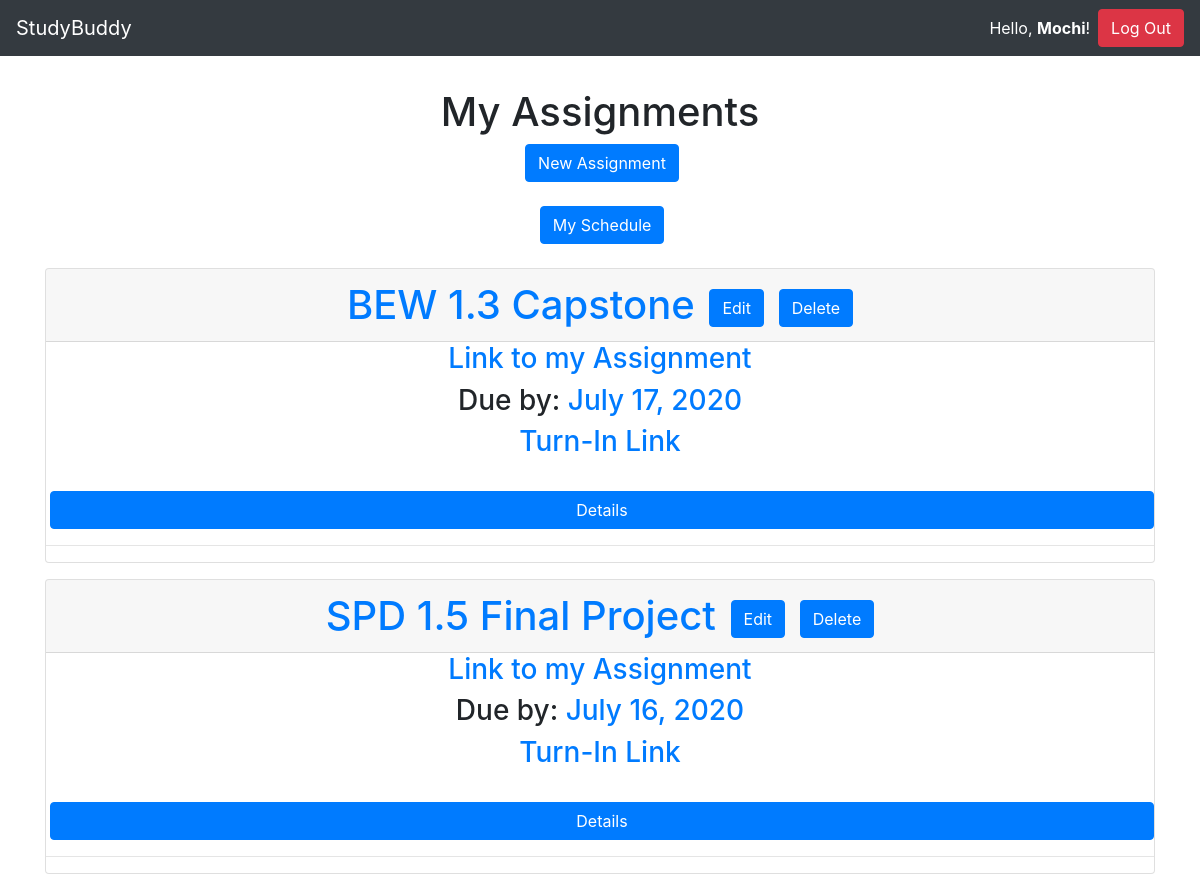
The app's page / (signed in) with its own data.
### assignments/models.py (models this page shows, shortened)
class Assignment(models.Model):
    assignment_name = models.CharField(max_length = 25)
    assignment_link = models.URLField(max_length=200)
    description = models.TextField(help_text="Write the description here.")
    due_date = models.DateField()
    dropbox = models.URLField(max_length = 200)
    slug = models.CharField(max_length=settings.ASSIGNMENT_TITLE_MAX_LENGTH, blank = True, editable = False,
    help_text = "Unique URL Path to access this page.")
    class Meta: #Plural vers of Assignments
        verbose_name_plural = 'Assignments'

### assignments/views.py (the view)
# urls.py: path('', views.index, name="home"),
def index(request):
    assignments_list = Assignment.objects.order_by('-due_date')[:5]
    context = {'assignments_list': assignments_list}
    return render(request, 'assignments/index.html', context)

### assignments/templates/assignments/index.html
{% extends 'base.html' %}
{% block content %}
{% if request.user.is_authenticated %}
{% if assignments_list %}
<center><h1>My Assignments</h1>
<a href="{% url 'new' %}" class="btn btn-primary ml-1">New Assignment</a><br><br>
<a href="{% url 'schedule' %}" class="btn btn-primary ml-1">My Schedule</a><br><br>
</center>
{% for assignment in assignments_list %}
{% include "partials/card.html" %}
{% endfor %}
{% else %}
<center>
<h1>No Assignments.</h1>
<a href="{% url 'new' %}" class="btn btn-primary ml-1">New Assignment</a><br><br>
</center>
{% endif %}
{% else %}
<center><h1>StudyBuddy</h1>
<h2>Log In/Sign Up to Begin!</h2>
</center>
{% endif %}
{% endblock %}

### accounts/templates/base.html (shortened to what this page needs)
<!doctype html>
<html lang="en">
  <head>
    <link rel="stylesheet" href="https://stackpath.bootstrapcdn.com/bootstrap/4.3.1/css/bootstrap.min.css"
>
  </head>
  <body>
    <nav class="navbar navbar-expand-md navbar-dark bg-dark">
      <a class="navbar-brand" href="{% url 'home' %}"> StudyBuddy</a>
      {% if request.user.is_authenticated %}
      <form class="form-inline ml-auto">
        <div class="text-white">Hello, <strong>{{ user.username }}</strong>!</div>
        <a href="{% url 'logout' %}" class="btn btn-danger ml-2">Log Out</a>
        {% else %}
        <a href="{% url 'login' %}" class="btn btn-secondary ml-2">Log In</a>
        <a href="{% url 'signup' %}" class="btn btn-primary ml-2">Sign Up</a>
      {% endif %}
      </form>
    </nav>
    <main role="main" class="container" style="margin-top: 4vh;">
      {% block content %}{% endblock %}
    </main>
  </body>

### assignments/templates/partials/card.html
<div class = "card mb-3">
  <center>
  <h1 class = "card-header"><a href = "{{ assignment.assignment_link }}">{{ assignment.assignment_name }}</a> <a href="{% url 'edit-assignment' assignment.slug %}" class="btn btn-primary ml-1">Edit</a> <a href="{% url 'delete-assignment' assignment.slug %}" class="btn btn-primary ml-1">Delete</a></h1>
  <h3><a href ="{{ assignment.assignment_link }}">Link to my Assignment</a></h3>
  <h3>Due by: <a href = "{{ assignment.dropbox }}">{{ assignment.due_date }}</h3>
    <h3><a href = "{{ assignment.dropbox }}">Turn-In Link</a></h3><br>
    </center>
    <a href="{% url 'assignment-details-page' assignment.slug %}" class="btn btn-primary ml-1">Details</a><hr>
    </div>

### records on screen
Assignment: assignment_name "BEW 1.3 Capstone", due_date "July 17, 2020"
Assignment: assignment_name "SPD 1.5 Final Project", due_date "July 16, 2020"

### other values on screen
{{ user.username }} "Mochi"
